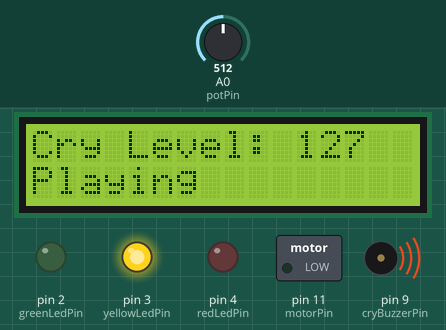
Bench run of a sketch on a simulated Arduino Uno, built with avr-gcc and run on an emulated ATmega328P. Parts: 16×2 character LCD, switched loads named in the sketch (green lamp = pin HIGH), output pins drawn as LEDs (lit = HIGH), buzzer (waves = sounding). The inputs (shaded band) are chosen by the test bench; at power-on: A0 (potPin) = 512.

Above: at 3.9 s.
4.0 s: A0 (potPin) set to 410
7.0 s: A0 (potPin) set to 391
At 9.5 s:
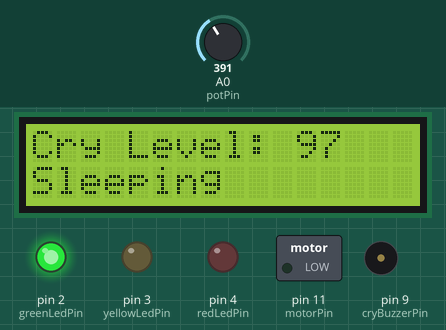
10.0 s: A0 (potPin) set to 900
At 12.48 s:
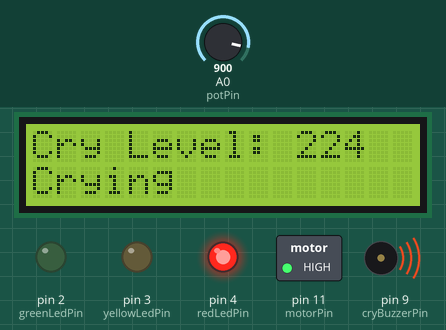
13.0 s: A0 (potPin) set to 814
At 17.28 s:
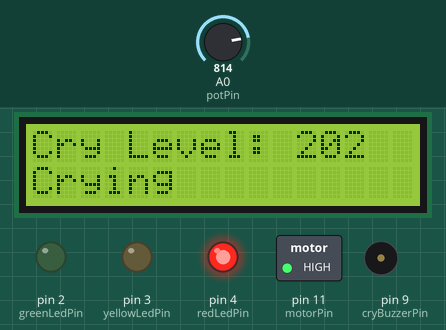
18.2 s: A0 (potPin) set to 789
At 20.75 s:
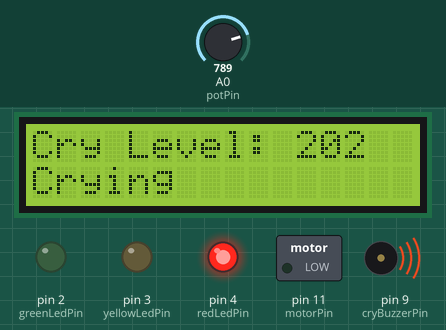
21.2 s: A0 (potPin) set to 1023
At 23.66 s:
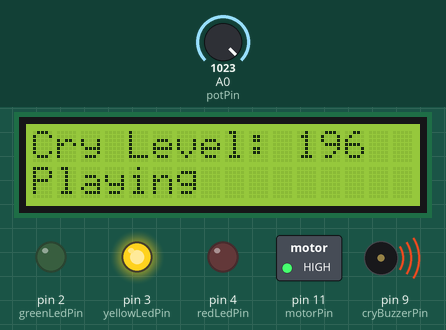
Timing chart, 0 to 26.8 s (numbered marks = the images above; inputs shaded):
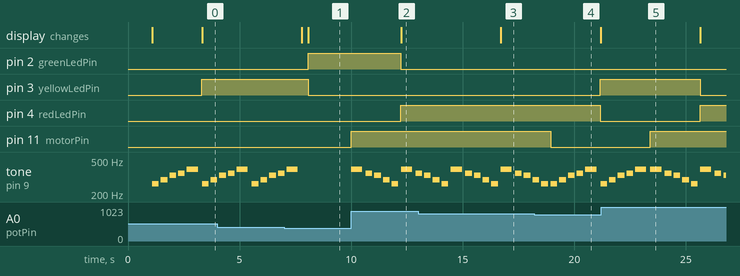

The sketch:

group_11.ino
```cpp
#include <LiquidCrystal_I2C.h>

LiquidCrystal_I2C lcd(0x27, 16, 2);

const int potPin = A0;
const int SensorPin = A2;
const int cryBuzzerPin = 9;
const int motorPin = 11;
const int greenLedPin = 2;
const int yellowLedPin = 3;
const int redLedPin = 4;

unsigned long lastLCDUpdate = 0;
bool isAlertActive = false;

int cryLevel = 0;
bool isPlayingLullaby = false;

// Define lullaby melodies using raw frequencies
int lullaby1[] = { 262, 294, 330, 349, 392, 0 }; // C4, D4, E4, F4, G4
int duration1[] = { 300, 300, 300, 300, 500, 0 };

int lullaby2[] = { 392, 349, 330, 294, 262, 0 }; // G4, F4, E4, D4, C4
int duration2[] = { 500, 300, 300, 300, 300, 0 };

void setup() {
  lcd.init();
  lcd.backlight();
  lcd.print("Initializing...");
  delay(1000);
  lcd.clear();

  pinMode(cryBuzzerPin, OUTPUT);
  pinMode(motorPin, OUTPUT);
  pinMode(greenLedPin, OUTPUT);
  pinMode(yellowLedPin, OUTPUT);
  pinMode(redLedPin, OUTPUT);
  pinMode(SensorPin, INPUT);
}

void loop() {
  cryLevel = map(analogRead(potPin), 0, 1023, 0, 255);

  if (cryLevel >= 200) {
    activateVibration(true);
    playLullaby(lullaby2, duration2);
  } else if (cryLevel >= 100) {
    activateVibration(false);
    playLullaby(lullaby1, duration1);
  } else {
    activateVibration(false);
    stopBuzzer();
  }

  if (millis() - lastLCDUpdate > 300) {
    lastLCDUpdate = millis();
    updateLCDandLEDs();
  }
}

void activateVibration(bool state) {
  digitalWrite(motorPin, state ? HIGH : LOW);
}

void playLullaby(int melody[], int duration[]) {
  if (!isPlayingLullaby) {
    isPlayingLullaby = true;
    for (int i = 0; melody[i] != 0; i++) {
      tone(cryBuzzerPin, melody[i], duration[i]);
      delay(duration[i] * 1.3);
    }
    noTone(cryBuzzerPin);
    isPlayingLullaby = false;
  }
}

void stopBuzzer() {
  noTone(cryBuzzerPin);
  isPlayingLullaby = false;
}

void updateLCDandLEDs() {
  lcd.setCursor(0, 0);
  lcd.print("Cry Level: ");
  lcd.print(cryLevel);
  lcd.print("   ");

  if (cryLevel < 100) {
    setLEDs(HIGH, LOW, LOW);
    lcd.setCursor(0, 1);
    lcd.print("Sleeping  ");
  } else if (cryLevel < 200) {
    setLEDs(LOW, HIGH, LOW);
    lcd.setCursor(0, 1);
    lcd.print("Playing  ");
  } else {
    setLEDs(LOW, LOW, HIGH);
    lcd.setCursor(0, 1);
    lcd.print("Crying  ");
  }
}

void setLEDs(int green, int yellow, int red) {
  digitalWrite(greenLedPin, green);
  digitalWrite(yellowLedPin, yellow);
  digitalWrite(redLedPin, red);
}
```

Measured:
- the behaviour switches between 402 and 401 on A0 (potPin) (found by bisection; images 0 and 1)
- the behaviour switches between 803 and 802 on A0 (potPin) (found by bisection; images 3 and 4)
- after the input at 7.0 s, pin 2 (greenLedPin): LOW → HIGH after 1.1 s; pin 3 (yellowLedPin): HIGH → LOW after 1.1 s; tone on pin 9 (cryBuzzerPin): goes on until 7.6 s, then stays silent; the display: first differs from a run without the input after 1.1 s (image 1)
- after the input at 10.0 s, pin 2 (greenLedPin): HIGH → LOW after 2.2 s; pin 4 (redLedPin): LOW → HIGH after 2.2 s
- after the input at 13.0 s, the display: changes after 3.7 s (image 3)
- after the input at 18.2 s, pin 3 (yellowLedPin): LOW → HIGH after 3.0 s; pin 4 (redLedPin): HIGH → LOW after 3.0 s; pin 11 (motorPin): HIGH → LOW after 0.74 s
- after the input at 21.2 s, pin 3 (yellowLedPin): HIGH → LOW after 4.4 s; pin 4 (redLedPin): LOW → HIGH after 4.4 s; pin 11 (motorPin): LOW → HIGH after 2.2 s
- by itself, tone on pin 9 (cryBuzzerPin): plays 330 Hz for 0.30 s, 349 Hz for 0.30 s, 392 Hz for 0.50 s, 262 Hz for 0.30 s, 294 Hz for 0.30 s, 330 Hz for 0.30 s … (7 notes in this stretch)
